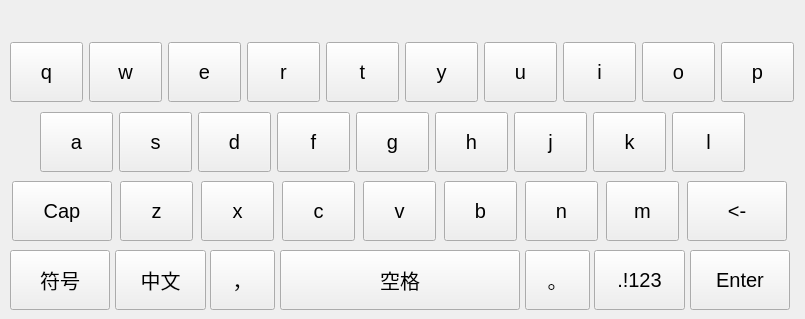
   <widget class="QWidget" name="page_Pinyin">
    <widget class="QPushButton" name="pushButton_Pinyin_Language">
     <property name="geometry">
      <rect>
       <x>115</x>
       <y>250</y>
       <width>91</width>
       <height>60</height>
      </rect>
     </property>
     <property name="font">
      <font>
       <pointsize>15</pointsize>
      </font>
     </property>
     <property name="focusPolicy">
      <enum>Qt::NoFocus</enum>
     </property>
     <property name="text">
      <string>中文</string>
     </property>
    </widget>
    <widget class="QPushButton" name="pushButton_Pinyin_Symbol">
     <property name="geometry">
      <rect>
       <x>10</x>
       <y>250</y>
       <width>100</width>
       <height>60</height>
      </rect>
     </property>
     <property name="font">
      <font>
       <pointsize>15</pointsize>
      </font>
     </property>
     <property name="focusPolicy">
      <enum>Qt::NoFocus</enum>
     </property>
     <property name="text">
      <string>符号</string>
     </property>
    </widget>
    <widget class="QPushButton" name="pushButton_Pinyin_Period">
     <property name="geometry">
      <rect>
       <x>525</x>
       <y>250</y>
       <width>65</width>
       <height>60</height>
      </rect>
     </property>
     <property name="font">
      <font>
       <pointsize>15</pointsize>
      </font>
     </property>
     <property name="focusPolicy">
      <enum>Qt::NoFocus</enum>
     </property>
     <property name="text">
      <string>。</string>
     </property>
    </widget>
    <widget class="QPushButton" name="pushButton_Pinyin_Space">
     <property name="geometry">
      <rect>
       <x>280</x>
       <y>250</y>
       <width>240</width>
       <height>60</height>
      </rect>
     </property>
     <property name="font">
      <font>
       <pointsize>15</pointsize>
      </font>
     </property>
     <property name="focusPolicy">
      <enum>Qt::NoFocus</enum>
     </property>
     <property name="text">
      <string>空格</string>
     </property>
    </widget>
    <widget class="QPushButton" name="pushButton_Pinyin_Enter">
     <property name="geometry">
      <rect>
       <x>690</x>
       <y>250</y>
       <width>100</width>
       <height>60</height>
      </rect>
     </property>
     <property name="font">
      <font>
       <pointsize>15</pointsize>
      </font>
     </property>
     <property name="focusPolicy">
      <enum>Qt::NoFocus</enum>
     </property>
     <property name="text">
      <string>Enter</string>
     </property>
    </widget>
    <widget class="QPushButton" name="pushButton_Pinyin_Comma">
     <property name="geometry">
      <rect>
       <x>210</x>
       <y>250</y>
       <width>65</width>
       <height>60</height>
      </rect>
     </property>
     <property name="font">
      <font>
       <pointsize>15</pointsize>
      </font>
     </property>
     <property name="focusPolicy">
      <enum>Qt::NoFocus</enum>
     </property>
     <property name="text">
      <string>，</string>
     </property>
    </widget>
    <widget class="QPushButton" name="pushButton_Pinyin_Num">
     <property name="geometry">
      <rect>
       <x>594</x>
       <y>250</y>
       <width>91</width>
       <height>60</height>
      </rect>
     </property>
     <property name="font">
      <font>
       <pointsize>15</pointsize>
      </font>
     </property>
     <property name="focusPolicy">
      <enum>Qt::NoFocus</enum>
     </property>
     <property name="text">
      <string>.!123</string>
     </property>
    </widget>
    <widget class="QWidget" name="layoutWidget1">
     <property name="geometry">
      <rect>
       <x>10</x>
       <y>180</y>
       <width>781</width>
       <height>62</height>
      </rect>
     </property>
     <property name="focusPolicy">
      <enum>Qt::NoFocus</enum>
     </property>
     <layout class="QHBoxLayout" name="horizontalLayout_3">
      <item>
       <widget class="QPushButton" name="pushButton_Pinyin_Cap">
        <property name="minimumSize">
         <size>
          <width>100</width>
          <height>60</height>
         </size>
        </property>
        <property name="maximumSize">
         <size>
          <width>100</width>
          <height>60</height>
         </size>
        </property>
        <property name="font">
         <font>
          <pointsize>15</pointsize>
         </font>
        </property>
        <property name="focusPolicy">
         <enum>Qt::NoFocus</enum>
        </property>
        <property name="text">
         <string notr="true">Cap</string>
        </property>
       </widget>
      </item>
      <item>
       <widget class="QPushButton" name="pushButton_Pinyin_Z">
        <property name="minimumSize">
         <size>
          <width>0</width>
          <height>60</height>
         </size>
        </property>
        <property name="maximumSize">
         <size>
          <width>73</width>
          <height>16777215</height>
         </size>
        </property>
        <property name="font">
         <font>
          <pointsize>15</pointsize>
         </font>
        </property>
        <property name="focusPolicy">
         <enum>Qt::NoFocus</enum>
        </property>
        <property name="text">
         <string notr="true">z</string>
        </property>
       </widget>
      </item>
      <item>
       <widget class="QPushButton" name="pushButton_Pinyin_X">
        <property name="minimumSize">
         <size>
          <width>0</width>
          <height>60</height>
         </size>
        </property>
        <property name="maximumSize">
         <size>
          <width>73</width>
          <height>16777215</height>
         </size>
        </property>
        <property name="font">
         <font>
          <pointsize>15</pointsize>
         </font>
        </property>
        <property name="focusPolicy">
         <enum>Qt::NoFocus</enum>
        </property>
        <property name="text">
         <string notr="true">x</string>
        </property>
       </widget>
      </item>
      <item>
       <widget class="QPushButton" name="pushButton_Pinyin_C">
        <property name="minimumSize">
         <size>
          <width>0</width>
          <height>60</height>
         </size>
        </property>
        <property name="maximumSize">
         <size>
          <width>73</width>
          <height>16777215</height>
         </size>
        </property>
        <property name="font">
         <font>
          <pointsize>15</pointsize>
         </font>
        </property>
        <property name="focusPolicy">
         <enum>Qt::NoFocus</enum>
        </property>
        <property name="text">
         <string notr="true">c</string>
        </property>
       </widget>
      </item>
      <item>
       <widget class="QPushButton" name="pushButton_Pinyin_V">
        <property name="minimumSize">
         <size>
          <width>0</width>
          <height>60</height>
         </size>
        </property>
        <property name="maximumSize">
         <size>
          <width>73</width>
          <height>16777215</height>
         </size>
        </property>
        <property name="font">
         <font>
          <pointsize>15</pointsize>
         </font>
        </property>
        <property name="focusPolicy">
         <enum>Qt::NoFocus</enum>
        </property>
        <property name="text">
         <string notr="true">v</string>
        </property>
       </widget>
      </item>
      <item>
       <widget class="QPushButton" name="pushButton_Pinyin_B">
        <property name="minimumSize">
         <size>
          <width>0</width>
          <height>60</height>
         </size>
        </property>
        <property name="maximumSize">
         <size>
          <width>73</width>
          <height>16777215</height>
         </size>
        </property>
        <property name="font">
         <font>
          <pointsize>15</pointsize>
         </font>
        </property>
        <property name="focusPolicy">
         <enum>Qt::NoFocus</enum>
        </property>
        <property name="text">
         <string notr="true">b</string>
        </property>
       </widget>
      </item>
      <item>
       <widget class="QPushButton" name="pushButton_Pinyin_N">
        <property name="minimumSize">
         <size>
          <width>0</width>
          <height>60</height>
         </size>
        </property>
        <property name="maximumSize">
         <size>
          <width>73</width>
          <height>16777215</height>
         </size>
        </property>
        <property name="font">
         <font>
          <pointsize>15</pointsize>
         </font>
        </property>
        <property name="focusPolicy">
         <enum>Qt::NoFocus</enum>
        </property>
        <property name="text">
         <string notr="true">n</string>
        </property>
       </widget>
      </item>
      <item>
       <widget class="QPushButton" name="pushButton_Pinyin_M">
        <property name="minimumSize">
         <size>
          <width>0</width>
          <height>60</height>
         </size>
        </property>
        <property name="maximumSize">
         <size>
          <width>73</width>
          <height>16777215</height>
         </size>
        </property>
        <property name="font">
         <font>
          <pointsize>15</pointsize>
         </font>
        </property>
        <property name="focusPolicy">
         <enum>Qt::NoFocus</enum>
        </property>
        <property name="text">
         <string notr="true">m</string>
        </property>
       </widget>
      </item>
      <item>
       <widget class="QPushButton" name="pushButton_Pinyin_Backspace">
        <property name="minimumSize">
         <size>
          <width>100</width>
          <height>60</height>
         </size>
        </property>
        <property name="maximumSize">
         <size>
          <width>100</width>
          <height>60</height>
         </size>
        </property>
        <property name="font">
         <font>
          <pointsize>15</pointsize>
         </font>
        </property>
        <property name="focusPolicy">
         <enum>Qt::NoFocus</enum>
        </property>
        <property name="text">
         <string notr="true">&lt;-</string>
        </property>
        <property name="flat">
         <bool>false</bool>
        </property>
       </widget>
      </item>
     </layout>
    </widget>
    <widget class="QWidget" name="layoutWidget2">
     <property name="geometry">
      <rect>
       <x>10</x>
       <y>41</y>
       <width>786</width>
       <height>62</height>
      </rect>
     </property>
     <property name="focusPolicy">
      <enum>Qt::NoFocus</enum>
     </property>
     <layout class="QHBoxLayout" name="horizontalLayout_7">
      <item>
       <widget class="QPushButton" name="pushButton_Pinyin_Q">
        <property name="minimumSize">
         <size>
          <width>0</width>
          <height>60</height>
         </size>
        </property>
        <property name="maximumSize">
         <size>
          <width>73</width>
          <height>16777215</height>
         </size>
        </property>
        <property name="font">
         <font>
          <pointsize>15</pointsize>
         </font>
        </property>
        <property name="focusPolicy">
         <enum>Qt::NoFocus</enum>
        </property>
        <property name="text">
         <string notr="true">q</string>
        </property>
       </widget>
      </item>
      <item>
       <widget class="QPushButton" name="pushButton_Pinyin_W">
        <property name="minimumSize">
         <size>
          <width>0</width>
          <height>60</height>
         </size>
        </property>
        <property name="maximumSize">
         <size>
          <width>73</width>
          <height>16777215</height>
         </size>
        </property>
        <property name="font">
         <font>
          <pointsize>15</pointsize>
         </font>
        </property>
        <property name="focusPolicy">
         <enum>Qt::NoFocus</enum>
        </property>
        <property name="text">
         <string notr="true">w</string>
        </property>
       </widget>
      </item>
      <item>
       <widget class="QPushButton" name="pushButton_Pinyin_E">
        <property name="minimumSize">
         <size>
          <width>0</width>
          <height>60</height>
         </size>
        </property>
        <property name="maximumSize">
         <size>
          <width>73</width>
          <height>16777215</height>
         </size>
        </property>
        <property name="font">
         <font>
          <pointsize>15</pointsize>
         </font>
        </property>
        <property name="focusPolicy">
         <enum>Qt::NoFocus</enum>
        </property>
        <property name="text">
         <string notr="true">e</string>
        </property>
       </widget>
      </item>
      <item>
       <widget class="QPushButton" name="pushButton_Pinyin_R">
        <property name="minimumSize">
         <size>
          <width>0</width>
          <height>60</height>
         </size>
        </property>
        <property name="maximumSize">
         <size>
          <width>73</width>
          <height>16777215</height>
         </size>
        </property>
        <property name="font">
         <font>
          <pointsize>15</pointsize>
         </font>
        </property>
        <property name="focusPolicy">
         <enum>Qt::NoFocus</enum>
        </property>
        <property name="text">
         <string notr="true">r</string>
        </property>
       </widget>
      </item>
      <item>
       <widget class="QPushButton" name="pushButton_Pinyin_T">
        <property name="minimumSize">
         <size>
          <width>0</width>
          <height>60</height>
         </size>
        </property>
        <property name="maximumSize">
         <size>
          <width>73</width>
          <height>16777215</height>
         </size>
        </property>
        <property name="font">
         <font>
          <pointsize>15</pointsize>
         </font>
        </property>
        <property name="focusPolicy">
         <enum>Qt::NoFocus</enum>
        </property>
        <property name="text">
         <string notr="true">t</string>
        </property>
       </widget>
      </item>
      <item>
       <widget class="QPushButton" name="pushButton_Pinyin_Y">
        <property name="minimumSize">
         <size>
          <width>0</width>
          <height>60</height>
         </size>
        </property>
        <property name="maximumSize">
         <size>
          <width>73</width>
          <height>16777215</height>
         </size>
        </property>
        <property name="font">
         <font>
          <pointsize>15</pointsize>
         </font>
        </property>
        <property name="focusPolicy">
         <enum>Qt::NoFocus</enum>
        </property>
        <property name="text">
         <string notr="true">y</string>
        </property>
       </widget>
      </item>
      <item>
       <widget class="QPushButton" name="pushButton_Pinyin_U">
        <property name="minimumSize">
         <size>
          <width>0</width>
          <height>60</height>
         </size>
        </property>
        <property name="maximumSize">
         <size>
          <width>73</width>
          <height>16777215</height>
         </size>
        </property>
        <property name="font">
         <font>
          <pointsize>15</pointsize>
         </font>
        </property>
        <property name="focusPolicy">
         <enum>Qt::NoFocus</enum>
        </property>
        <property name="text">
         <string notr="true">u</string>
        </property>
       </widget>
      </item>
      <item>
       <widget class="QPushButton" name="pushButton_Pinyin_I">
        <property name="minimumSize">
         <size>
          <width>0</width>
          <height>60</height>
         </size>
        </property>
        <property name="maximumSize">
         <size>
          <width>73</width>
          <height>16777215</height>
         </size>
        </property>
        <property name="font">
         <font>
          <pointsize>15</pointsize>
         </font>
        </property>
        <property name="focusPolicy">
         <enum>Qt::NoFocus</enum>
        </property>
        <property name="text">
         <string notr="true">i</string>
        </property>
       </widget>
      </item>
      <item>
       <widget class="QPushButton" name="pushButton_Pinyin_O">
        <property name="minimumSize">
         <size>
          <width>0</width>
          <height>60</height>
         </size>
        </property>
        <property name="maximumSize">
         <size>
          <width>73</width>
          <height>16777215</height>
         </size>
        </property>
        <property name="font">
         <font>
          <pointsize>15</pointsize>
         </font>
        </property>
        <property name="focusPolicy">
         <enum>Qt::NoFocus</enum>
        </property>
        <property name="text">
         <string notr="true">o</string>
        </property>
       </widget>
      </item>
      <item>
       <widget class="QPushButton" name="pushButton_Pinyin_P">
        <property name="minimumSize">
         <size>
          <width>0</width>
          <height>60</height>
         </size>
        </property>
        <property name="maximumSize">
         <size>
          <width>73</width>
          <height>16777215</height>
         </size>
        </property>
        <property name="font">
         <font>
          <pointsize>15</pointsize>
         </font>
        </property>
        <property name="focusPolicy">
         <enum>Qt::NoFocus</enum>
        </property>
        <property name="text">
         <string notr="true">p</string>
        </property>
       </widget>
      </item>
     </layout>
    </widget>
    <widget class="QWidget" name="layoutWidget3">
     <property name="geometry">
      <rect>
       <x>40</x>
       <y>111</y>
       <width>711</width>
       <height>62</height>
      </rect>
     </property>
     <property name="focusPolicy">
      <enum>Qt::NoFocus</enum>
     </property>
     <layout class="QHBoxLayout" name="horizontalLayout_2">
      <item>
       <widget class="QPushButton" name="pushButton_Pinyin_A">
        <property name="minimumSize">
         <size>
          <width>0</width>
          <height>60</height>
         </size>
        </property>
        <property name="maximumSize">
         <size>
          <width>73</width>
          <height>16777215</height>
         </size>
        </property>
        <property name="font">
         <font>
          <pointsize>15</pointsize>
         </font>
        </property>
        <property name="focusPolicy">
         <enum>Qt::NoFocus</enum>
        </property>
        <property name="text">
         <string notr="true">a</string>
        </property>
       </widget>
      </item>
      <item>
       <widget class="QPushButton" name="pushButton_Pinyin_S">
        <property name="minimumSize">
         <size>
          <width>0</width>
          <height>60</height>
         </size>
        </property>
        <property name="maximumSize">
         <size>
          <width>73</width>
          <height>16777215</height>
         </size>
        </property>
        <property name="font">
         <font>
          <pointsize>15</pointsize>
         </font>
        </property>
        <property name="focusPolicy">
         <enum>Qt::NoFocus</enum>
        </property>
        <property name="text">
         <string notr="true">s</string>
        </property>
       </widget>
      </item>
      <item>
       <widget class="QPushButton" name="pushButton_Pinyin_D">
        <property name="minimumSize">
         <size>
          <width>0</width>
          <height>60</height>
         </size>
        </property>
        <property name="maximumSize">
         <size>
          <width>73</width>
          <height>16777215</height>
         </size>
        </property>
        <property name="font">
         <font>
          <pointsize>15</pointsize>
         </font>
        </property>
        <property name="focusPolicy">
         <enum>Qt::NoFocus</enum>
        </property>
        <property name="text">
         <string notr="true">d</string>
        </property>
       </widget>
      </item>
      <item>
       <widget class="QPushButton" name="pushButton_Pinyin_F">
        <property name="minimumSize">
         <size>
          <width>0</width>
          <height>60</height>
         </size>
        </property>
        <property name="maximumSize">
         <size>
          <width>73</width>
          <height>16777215</height>
         </size>
        </property>
        <property name="font">
         <font>
          <pointsize>15</pointsize>
         </font>
        </property>
        <property name="focusPolicy">
         <enum>Qt::NoFocus</enum>
        </property>
        <property name="text">
         <string notr="true">f</string>
        </property>
       </widget>
      </item>
      <item>
       <widget class="QPushButton" name="pushButton_Pinyin_G">
        <property name="minimumSize">
         <size>
          <width>0</width>
          <height>60</height>
         </size>
        </property>
        <property name="maximumSize">
         <size>
          <width>73</width>
          <height>16777215</height>
         </size>
        </property>
        <property name="font">
         <font>
          <pointsize>15</pointsize>
         </font>
        </property>
        <property name="focusPolicy">
         <enum>Qt::NoFocus</enum>
        </property>
        <property name="text">
         <string notr="true">g</string>
        </property>
       </widget>
      </item>
      <item>
       <widget class="QPushButton" name="pushButton_Pinyin_H">
        <property name="minimumSize">
         <size>
          <width>0</width>
          <height>60</height>
         </size>
        </property>
        <property name="maximumSize">
         <size>
          <width>73</width>
          <height>16777215</height>
         </size>
        </property>
        <property name="font">
         <font>
          <pointsize>15</pointsize>
         </font>
        </property>
        <property name="focusPolicy">
         <enum>Qt::NoFocus</enum>
        </property>
        <property name="text">
         <string notr="true">h</string>
        </property>
       </widget>
      </item>
      <item>
       <widget class="QPushButton" name="pushButton_Pinyin_J">
        <property name="minimumSize">
         <size>
          <width>0</width>
          <height>60</height>
         </size>
        </property>
        <property name="maximumSize">
         <size>
          <width>73</width>
          <height>16777215</height>
         </size>
        </property>
        <property name="font">
         <font>
          <pointsize>15</pointsize>
         </font>
        </property>
        <property name="focusPolicy">
         <enum>Qt::NoFocus</enum>
        </property>
        <property name="text">
         <string notr="true">j</string>
        </property>
       </widget>
      </item>
      <item>
       <widget class="QPushButton" name="pushButton_Pinyin_K">
        <property name="minimumSize">
         <size>
          <width>0</width>
          <height>60</height>
         </size>
        </property>
        <property name="maximumSize">
         <size>
          <width>73</width>
          <height>16777215</height>
         </size>
        </property>
        <property name="font">
         <font>
          <pointsize>15</pointsize>
         </font>
        </property>
        <property name="focusPolicy">
         <enum>Qt::NoFocus</enum>
        </property>
        <property name="text">
         <string notr="true">k</string>
        </property>
       </widget>
      </item>
      <item>
       <widget class="QPushButton" name="pushButton_Pinyin_L">
        <property name="minimumSize">
         <size>
          <width>0</width>
          <height>60</height>
         </size>
        </property>
        <property name="maximumSize">
         <size>
          <width>73</width>
          <height>16777215</height>
         </size>
        </property>
        <property name="font">
         <font>
          <pointsize>15</pointsize>
         </font>
        </property>
        <property name="focusPolicy">
         <enum>Qt::NoFocus</enum>
        </property>
        <property name="text">
         <string notr="true">l</string>
        </property>
       </widget>
      </item>
     </layout>
    </widget>
   </widget>
